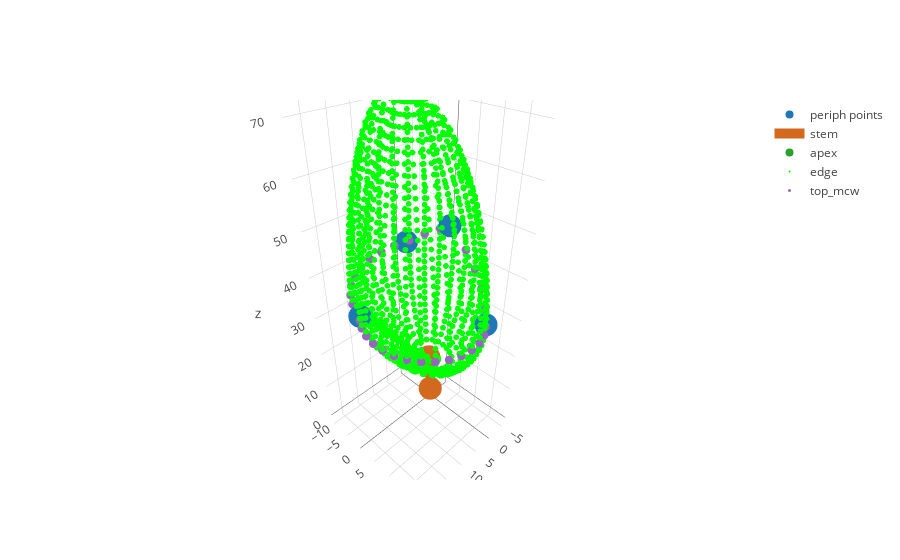

The code cell stored with this chart in its notebook:
### Code cell
x,y,z = periph_pts.T
periph = go.Scatter3d(x=x,y=y,z=z,name='periph points', mode='markers') 

x,y,z = np.vstack([stem_base, crown_base]).T
stem = go.Scatter3d(x=x,y=y,z=z, name='stem', mode='lines+markers',
                   line=dict(color='#D2691E', width=15))

x,y,z = crown_apex.T
apex = go.Scatter3d(x=[x],y=[y],z=[z],name='apex', mode='markers')

x,y,z, top_x,top_y,top_z = hull_edge(stem_base, periph_pts, crown_base,
                  crown_apex, crown_shapes)

crown_edge = go.Scatter3d(x=x,y=y,z=z, name='edge', mode='markers',
                          marker=dict(size=2, color='rgba(0,256,0,0.99)'))
top_mcw = go.Scatter3d(x=top_x,y=top_y,z=top_z, name='top_mcw', mode='markers',
                       marker=dict(size=3))

layout = go.Layout()
fig = go.Figure(data=[periph, stem, apex, crown_edge, top_mcw],layout=layout)
iplot(fig)

### Figure 1 — Plotly figure (JSON) as saved in the notebook; plotly's stock layout.template omitted (floating-point values rounded to 4 significant figures; data arrays with more than 128 entries replaced by an {"elided": "..."} marker saying what was removed)
{"data": [{"mode": "markers", "name": "periph points", "type": "scatter3d", "x": [20, 0, -5, 0], "y": [0, 15, 0, -8], "z": [35, 30, 45, 40]}, {"line": {"color": "#D2691E", "width": 15}, "mode": "lines+markers", "name": "stem", "type": "scatter3d", "x": [0, 3.371], "y": [0, 2.447], "z": [0, 15]}, {"mode": "markers", "name": "apex", "type": "scatter3d", "x": [11.63], "y": [4.553], "z": [75]}, {"marker": {"color": "rgba(0,256,0,0.99)", "size": 2}, "mode": "markers", "name": "edge", "type": "scatter3d", "x": {"elided": "3200 float values"}, "y": {"elided": "3200 float values"}, "z": {"elided": "3200 float values"}}, {"marker": {"size": 3}, "mode": "markers", "name": "top_mcw", "type": "scatter3d", "x": {"elided": "1600 float values"}, "y": {"elided": "1600 float values"}, "z": {"elided": "1600 float values"}}], "layout": {}}
